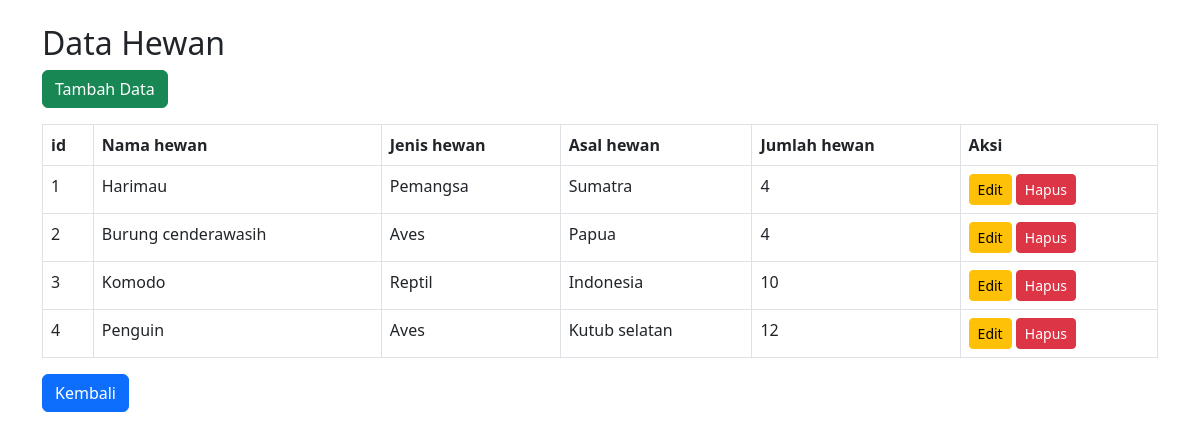
The page / on the database its author committed.
### tables this page shows
CREATE TABLE `Hewan` (
  `id` int(10) NOT NULL,
  `Nama_hewan` varchar(25) NOT NULL,
  `Jenis_hewan` varchar(25) NOT NULL,
  `Asal_hewan` text NOT NULL,
  `Jumlah_hewan` int(10) NOT NULL
);

### index.php (the view, shortened to what this page needs)
<?php include 'koneksi.php'; ?>
<!DOCTYPE html>
<html lang="en">
<head>
    <link href="https://cdn.jsdelivr.net/npm/bootstrap@5.3.0/dist/css/bootstrap.min.css" rel="stylesheet">
</head>
<body>
<div class="container mt-4">
    <h2>Data Hewan</h2>
    <a href="tambah.php" class="btn btn-success mb-3">Tambah Data</a>
    <table class="table table-bordered">
        <thead>
            <tr>
                <th>id</th>
                <th>Nama hewan</th>
                <th>Jenis hewan</th>
                <th>Asal hewan</th>
                <th>Jumlah hewan</th>
                <th>Aksi</th>
            </tr>
        </thead>
        <tbody>
        <?php
        $no = 1;
        $data = mysqli_query($koneksi, "SELECT * FROM Hewan");
        while($d = mysqli_fetch_array($data)) {             echo "<tr>
                <td>{$no}</td>
                <td>{$d['Nama_hewan']}</td>
                <td>{$d['Jenis_hewan']}</td>
                <td>{$d['Asal_hewan']}</td>
                <td>{$d['Jumlah_hewan']}</td>
                <td>
  <a href='edit.php?id=$d[id]' class='btn btn-warning btn-sm'>Edit</a>
                   <a href='hapus.php?id=$d[id]'class='btn btn-danger btn-sm' onclick=\"return confirm('Hapus data?')\">Hapus</a>
                </td>
            </tr>";
            $no++;
        }
        ?>
        </tbody>
    </table>
    <a href='../../index.php' class='btn btn-primary'>Kembali</a>
</div>
</body>
</html>

### rows shown on the page
hewan: Nama_hewan "Harimau", Jenis_hewan "Pemangsa", Asal_hewan "Sumatra", Jumlah_hewan "4"
hewan: Nama_hewan "Burung cenderawasih", Jenis_hewan "Aves", Asal_hewan "Papua", Jumlah_hewan "4"
hewan: Nama_hewan "Komodo", Jenis_hewan "Reptil", Asal_hewan "Indonesia", Jumlah_hewan "10"
hewan: Nama_hewan "Penguin", Jenis_hewan "Aves", Asal_hewan "Kutub selatan", Jumlah_hewan "12"
